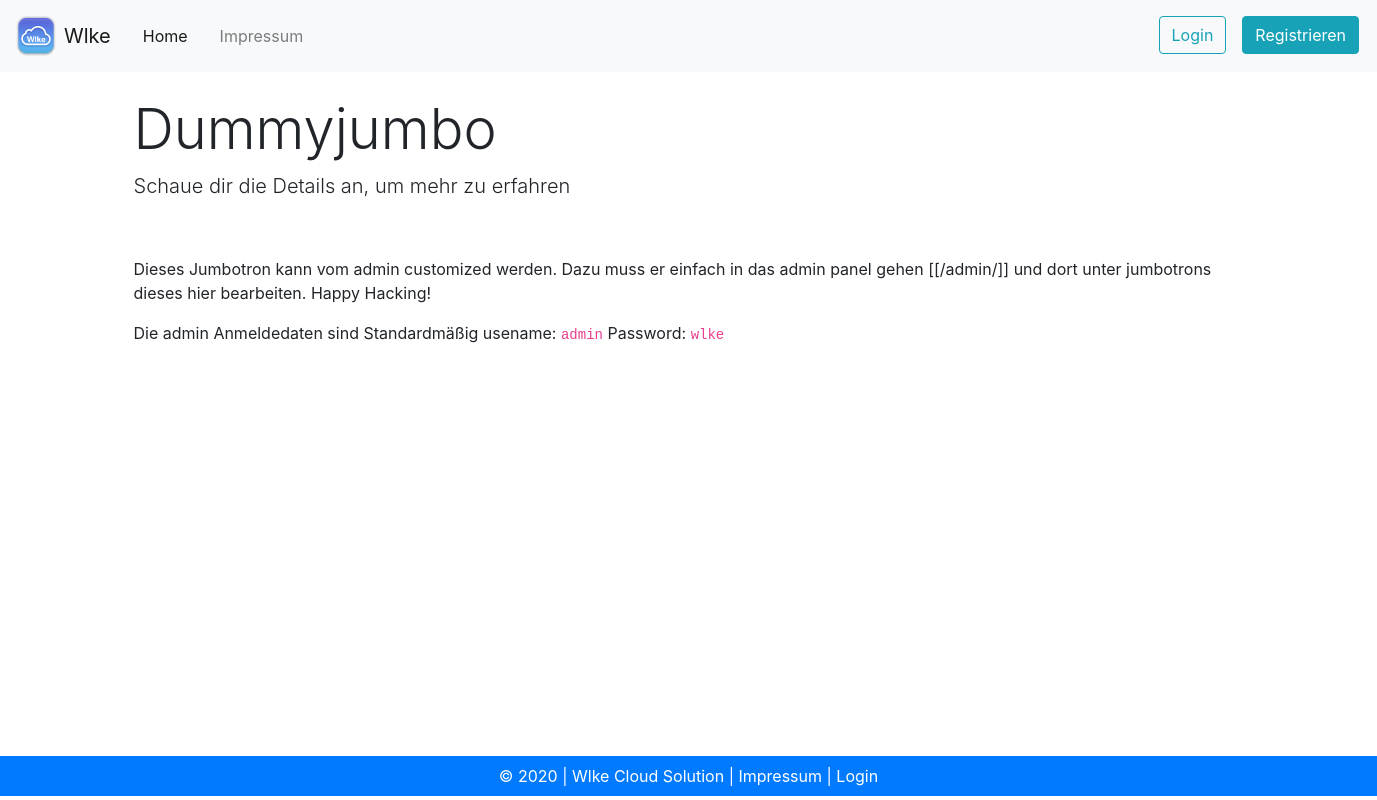
Screenshot of /jumbo/1/ with the database file from the repository.
### index/models.py (models this page shows, shortened)
class Jumbo(models.Model):
    titel = models.CharField(max_length=100)
    untertitel = models.CharField(max_length=250)
    inhalt = models.TextField()

### index/views.py (the view)
# urls.py: path('jumbo/<int:jumbo_id>/', views.jumbo_detail, name="jumbodetail"),
def jumbo_detail(request, jumbo_id):
    jumbo_Data = Jumbo.objects.get(pk=jumbo_id)
    frontend_stuff = {'jumbo_data': jumbo_Data, }
    return render(request, 'index/jumbo_detail.html', frontend_stuff)

### index/templatetags/markdown_extras.py (called while the page is built)
@register.filter()
@stringfilter
def markdown(value):
    return md.markdown(value, extensions=['markdown.extensions.fenced_code'])

### templates/index/jumbo_detail.html
{% extends 'base.html' %}
{% load markdown_extras %}
{% block content %}
<div class="container">
<h1 class="display-4">{{ jumbo_data.titel }}</h1>
<p class="lead">{{jumbo_data.untertitel}}</p>
<br>
<p>{{jumbo_data.inhalt | markdown | safe }}</p>
</div>
{% endblock %}

### rows the page displays
Jumbo: titel "Dummyjumbo", untertitel "Schaue dir die Details an, um mehr zu erfahren", inhalt "Dieses Jumbotron kann vom admin customized werden. Dazu muss er einfach in das admin panel gehen [[/admin/]] und dort unter jumbotrons dieses hier bearbeiten. Happy Hacking! Die admin Anmeldedaten sind Standardmäßig usename: admin Password: wlke"
